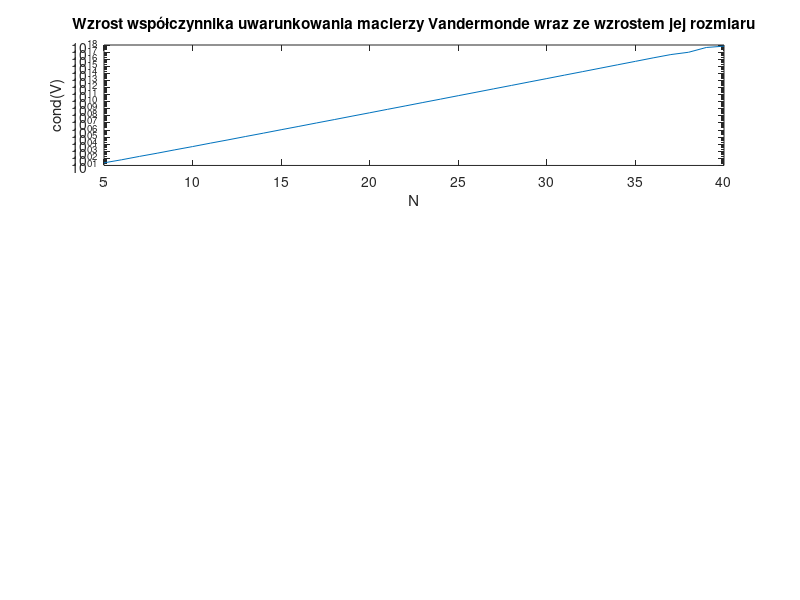

Write MATLAB code to recreate this figure. (Note: this script raises an error after producing the figure.)
function [matrix_condition_numbers, max_coefficients_difference_1, max_coefficients_difference_2] = zadanie3()
	% Zwracane są trzy wektory wierszowe:
	% matrix_condition_numbers - współczynniki uwarunkowania badanych macierzy Vandermonde
	% max_coefficients_difference_1 - maksymalna różnica między referencyjnymi a obliczonymi współczynnikami wielomianu,
	%       gdy b zawiera wartości funkcji liniowej
	% max_coefficients_difference_2 - maksymalna różnica między referencyjnymi a obliczonymi współczynnikami wielomianu,
	%       gdy b zawiera zaburzone wartości funkcji liniowej
	
	N = 5:40;
	
	%% chart 1
	matrix_condition_numbers = zeros(1, length(N));
	for i = 1:length(N)
		ni = N(i);
		V = vandermonde_matrix(ni);
		matrix_condition_numbers(i) = cond(V);
	end
	f = figure;
	subplot(3,1,1);
	semilogy(N, matrix_condition_numbers);
	xlabel('N');
	ylabel('cond(V)');
	title('Wzrost współczynnika uwarunkowania macierzy Vandermonde wraz ze wzrostem jej rozmiaru');
	f.Position(3) = 900;
	f.Position(4) = 450;
	
	
	%% chart 2
	a1 = randi([20,30]);
	max_coefficients_difference_1 = zeros(1, length(N));
	for i = 1:length(N)
		ni = N(i);
		V = vandermonde_matrix(ni);
		
		% Niech wektor b zawiera wartości funkcji liniowej
		b = linspace(0,a1,ni)';
		reference_coefficients = [ 0; a1; zeros(ni-2,1) ]; % tylko a1 jest niezerowy
		
		% Wyznacznie współczynników wielomianu interpolującego
		calculated_coefficients = V \ b;
	
		max_coefficients_difference_1(i) = max(abs(calculated_coefficients-reference_coefficients));
	end
	subplot(3,1,2);
	plot(N, max_coefficients_difference_1);
	xlabel('N');
	ylim padded;
	ylabel('max|c_{ref} - c_{calc}|');
	title('Błąd wyznaczenia wartości współczynników wielomianu, dla wektora b zawierającego wartości funkcji liniowej');
	yticks(0:10:60);
	
	%% chart 3
	max_coefficients_difference_2 = zeros(1, length(N));
	for i = 1:length(N)
		ni = N(i);
		V = vandermonde_matrix(ni);
		
		% Niech wektor b zawiera wartości funkcji liniowej nieznacznie zaburzone
		b = linspace(0,a1,ni)' + rand(ni,1)*1e-10;
		reference_coefficients = [ 0; a1; zeros(ni-2,1) ]; % tylko a1 jest niezerowy
		
		% Wyznacznie współczynników wielomianu interpolującego
		calculated_coefficients = V \ b;
		
		max_coefficients_difference_2(i) = max(abs(calculated_coefficients-reference_coefficients));
	end
	subplot(3,1,3);
	plot(N, max_coefficients_difference_2);
	xlabel('N');
	ylabel('max|c_{ref} - c_{calc}|');
	title('Błąd wyznaczenia wartości współczynników wielomianu, dla wektora b zawierającego zaburzone wartości funkcji liniowej');
	hold off;
	exportgraphics(f, 'zadanie3.png', 'Resolution', 300);

end
	
	
function V = vandermonde_matrix(N)
	% Generuje macierz Vandermonde dla N punktów równomiernie rozmieszczonych w przedziale [0, 1]
	x_coarse = linspace(-1,1,N);
	V = zeros(N,N);
	for i = 1:N
		for j = 1:N
			V(i,j) = x_coarse(i)^(j-1);
		end
	end
end